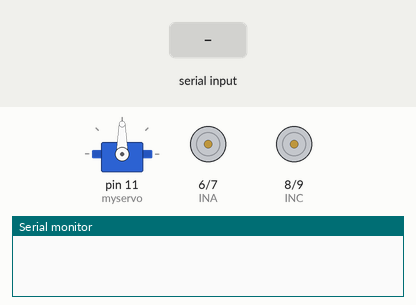
Simulated run of this sketch. Board: Arduino Uno, built with avr-gcc and run on an emulated ATmega328P. Parts: servo, motor-driver pin pairs drawn as motors (green arrow = first pin HIGH = forward, orange = second pin HIGH = backward, longer = more drive, scaled by the enable pin), the last lines printed to the serial monitor. Inputs (shaded band) come from the test bench.

Above: at 1.2 s.
1.3 s: byte 119 ('w') received over Serial
At 1.8 s:
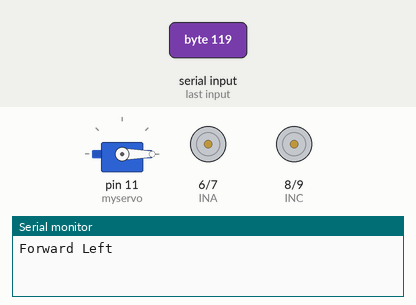
2.8 s: "S" received over Serial
4.3 s: "L" received over Serial
At 5.3 s:
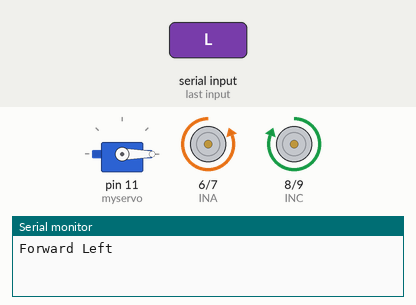
5.8 s: "R" received over Serial
At 6.5 s:
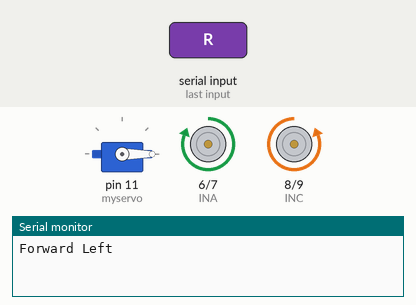
7.3 s: "F" received over Serial
At 7.6 s:
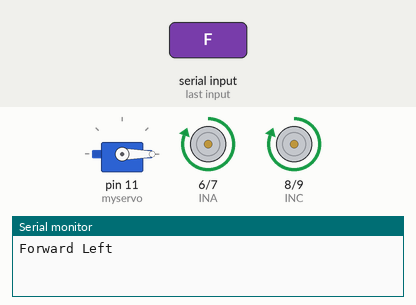
8.8 s: "B" received over Serial
At 9.9 s:
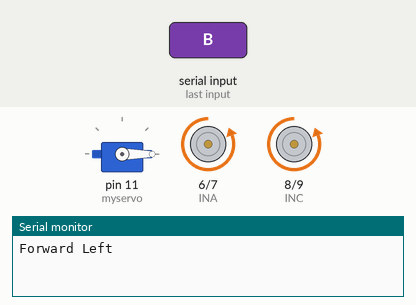
Timing chart, 0 to 11.3 s (numbered marks = the images above; inputs shaded):
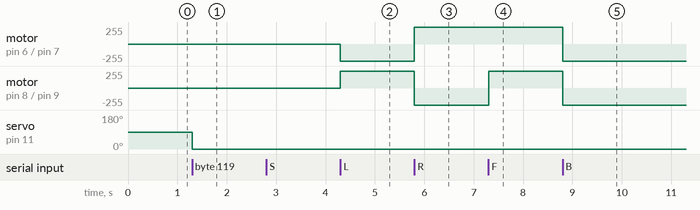

Measured:
- after the input at 1.3 s, servo on pin 11 (myservo): 90° → 0° at once
- after the input at 4.3 s, motor on pin 6 (INA) / pin 7 (INB): stopped → backward 255/255 at once; motor on pin 8 (INC) / pin 9 (IND): stopped → forward 255/255 at once
- after the input at 5.8 s, motor on pin 6 (INA) / pin 7 (INB): backward 255/255 → forward 255/255 at once; motor on pin 8 (INC) / pin 9 (IND): forward 255/255 → backward 255/255 at once
- after the input at 7.3 s, motor on pin 8 (INC) / pin 9 (IND): backward 255/255 → forward 255/255 at once
- after the input at 8.8 s, motor on pin 6 (INA) / pin 7 (INB), motor on pin 8 (INC) / pin 9 (IND): forward 255/255 → backward 255/255 at once

The sketch:

ffff.ino
```cpp
#include <Servo.h>

Servo myservo;
int ENA = 5;
int INA = 6;
int INB = 7;

int INC = 8;
int IND = 9;
int ENB = 3;
int pos_Starting =90;
int pos_Left =180;
int pos_Right=0;
char incomingByte; // for incoming serial data
int speed_min = 135; //the minimum "speed" the motors will turn - take it lower and motors don't turn
int speed_max = 255; //

int speed_left = speed_max; // set both motors to maximum speed
int speed_right = speed_max;

void left();
void right();
void forward();
void backward();
void forward_left();
void forward_right();
void back_left();
void back_right();
void servo_left_on();
void servo_left_off();
void servo_right_off();
void servo_right_on();
void setup() {
  Serial.begin(9600);
pinMode(ENA,OUTPUT);
pinMode(INA,OUTPUT);
pinMode(INB,OUTPUT);
pinMode(INC,OUTPUT);
pinMode(IND,OUTPUT);
pinMode(ENB,OUTPUT);
 myservo.attach(11);  // attaches the servo on pin 9 to the servo object
   myservo.write(pos_Starting);


}

void loop() {

if (Serial.available() > 0) {
    incomingByte = Serial.read();
    }
  switch(incomingByte)
  {
     case 'S':
      {
        stopo();
       //Serial.println("Stop\n");
       incomingByte='*';}
     break;

     case 'L':

     {  forward();

      // Serial.println("Forward\n");
       incomingByte='*';}
     break;

      case 'R':

    {   backward();
      // Serial.println("Backward\n");
       incomingByte='*';}
     break;

     case 'F':
     // turn right
     {
       right();
      // Serial.println("Rotate Right\n");
       incomingByte='*';}
     break;
       case 'B':
      {
       left();
       //Serial.println("Rotate Left\n");
       incomingByte='*';}
     break;
     case '1':

      { speed_left = 100;
       speed_right = 100;
       //Serial.println("Speed 1\n");
       incomingByte='*';}
     break;
    case '2':
      {
        speed_left = 130;
       speed_right = 130;
       //Serial.println("Speed 2 \n");
       incomingByte='*';}
     break;
    case '3':
      {
        speed_left = 140;
       speed_right = 140;
       //Serial.println("Speed 3 \n");
       incomingByte='*';}
     break;
        case '4':
      {
        speed_left = 150;
       speed_right = 150;
       //Serial.println("Speed 4 \n");
       incomingByte='*';}
     break;
        case '5':
      {
        speed_left = 170;
       speed_right = 170;
       //Serial.println("Speed 5 \n");
       incomingByte='*';}
     break;
        case '6':
      {
        speed_left = 180;
       speed_right = 180;
       //Serial.println("Speed 6 \n");
       incomingByte='*';}
     break;
        case '7':
      {
        speed_left = 200;
       speed_right = 200;
      // Serial.println("Speed 7 \n");
       incomingByte='*';}
     break;
        case '8':
      {
        speed_left = 210;
       speed_right = 210;
       //Serial.println("Speed 8 \n");
       incomingByte='*';}
     break;
        case '9':
      {
        speed_left = 220;
       speed_right = 220;
       //Serial.println("Speed 9 \n");
       incomingByte='*';}
     break;
        case 'q':
      {
        speed_left = 255;
       speed_right = 255;
       Serial.println("Speed full \n");
       incomingByte='*';}
     break;
//        case 'G':
//      {
//       forward_left();
//       Serial.println("Speed full \n");
//       incomingByte='*';}
//     break;
//      case 'I':
//      {
//       forward_right();
//       Serial.println("Speed full \n");
//       incomingByte='*';}
//     break;
//      case 'H':
//      {
//       back_left();
//       Serial.println("Speed full \n");
//       incomingByte='*';}
//     break;
//      case 'J':
//      {
//       back_right();
//       Serial.println("Speed full \n");
//       incomingByte='*';}
//     break;

  case 'w':
      {
        servo_right_on();
        Serial.println("Forward Left\n");
        incomingByte = '*';
      }
      break;
      case 'W':
      {
        servo_right_off();
        Serial.println("Forward Left\n");
        incomingByte = '*';
      }
      break;
      case 'u':
      {
        servo_left_on();
        Serial.println("Forward Left\n");
        incomingByte = '*';
      }
      break;
      case 'U':
      {
        servo_left_off();
        Serial.println("Forward Left\n");
        incomingByte = '*';
      }
      break;
}

}
void right(){
analogWrite(ENA,speed_left);
digitalWrite(INA,HIGH);
digitalWrite(INB,LOW);
digitalWrite(INC,HIGH);
digitalWrite(IND,LOW);
analogWrite(ENB,speed_right);

  };
void left(){
   analogWrite(ENA,speed_left);
digitalWrite(INA,LOW);
digitalWrite(INB,HIGH);
digitalWrite(INC,LOW);
digitalWrite(IND,HIGH);
analogWrite(ENB,speed_right);
  };
void backward(){
analogWrite(ENA,speed_left);
digitalWrite(INA,HIGH);
digitalWrite(INB,LOW);
digitalWrite(INC,LOW);
digitalWrite(IND,HIGH);
analogWrite(ENB,speed_right);
  };
void forward(){
  analogWrite(ENA,speed_left);
digitalWrite(INA,LOW);
digitalWrite(INB,HIGH);
digitalWrite(INC,HIGH);
digitalWrite(IND,LOW);
analogWrite(ENB,speed_right);

  };
void stopo(){
analogWrite(ENA,speed_left);
digitalWrite(INA,LOW);
digitalWrite(INB,LOW);
digitalWrite(INC,LOW);
digitalWrite(IND,LOW);
analogWrite(ENB,speed_right);

  };
void forward_left(){
 analogWrite(ENA,speed_left);
digitalWrite(INA,HIGH);
digitalWrite(INB,LOW);
digitalWrite(INC,LOW);
digitalWrite(IND,LOW);
analogWrite(ENB,speed_right);

  };
void forward_right(){
     analogWrite(ENA,speed_left);
digitalWrite(INA,LOW);
digitalWrite(INB,LOW);
digitalWrite(INC,HIGH);
digitalWrite(IND,LOW);
analogWrite(ENB,speed_right);
  };
void back_left(){
 analogWrite(ENA,speed_left);
digitalWrite(INA,LOW);
digitalWrite(INB,LOW);
digitalWrite(INC,LOW);
digitalWrite(IND,HIGH);
analogWrite(ENB,speed_right);

  };
void back_right(){
 analogWrite(ENA,speed_left);
digitalWrite(INA,LOW);
digitalWrite(INB,LOW);
digitalWrite(INC,HIGH);
digitalWrite(IND,LOW);
analogWrite(ENB,speed_right);
  };
  void servo_left_on(){
     myservo.write(pos_Left);


  };
void servo_left_off(){
     myservo.write(pos_Starting);

  };
void servo_right_off(){
     myservo.write(pos_Starting);

  };
void servo_right_on(){
     myservo.write(pos_Right);

  };
```
